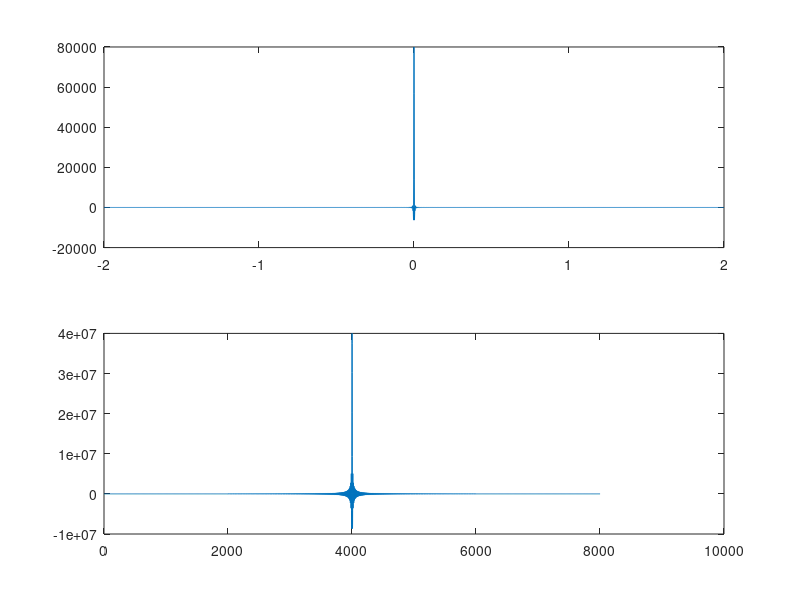
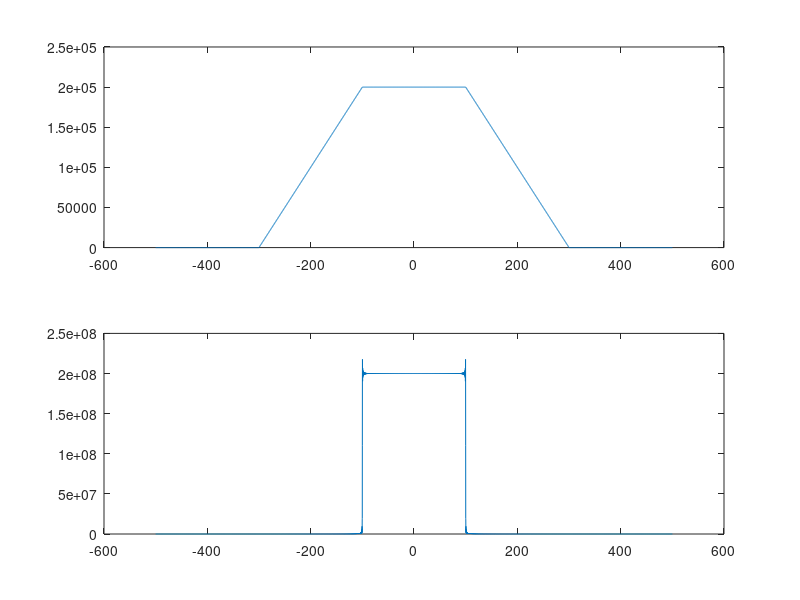

Write the MATLAB code that produced these figures, in order.
 clear all
B1=100;
B2=200;
fs= 5*max(B1,B2);
ts=1/fs;
t= -2:ts:2;
m1_t= 200*sinc(200*t);
m2_t= 400*sinc(400*t);
m_t= m1_t.*m2_t;
g_t=200*sinc(200*t);
x_t=conv(m_t,g_t);

M_f=fft(m_t);
X_f=fft(x_t);
freq_axis_m= linspace(-fs/2, fs/2, length(M_f));
freq_axis_x= linspace(-fs/2, fs/2, length(X_f));

 figure(1)
 subplot(2,1,1), plot (t, m_t)
  subplot(2,1,2), plot (x_t)
 figure(2)
 subplot(2,1,1),plot(freq_axis_m, fftshift(abs(M_f)))
 subplot(2,1,2),plot(freq_axis_x, fftshift(abs(X_f)))
 
 
 